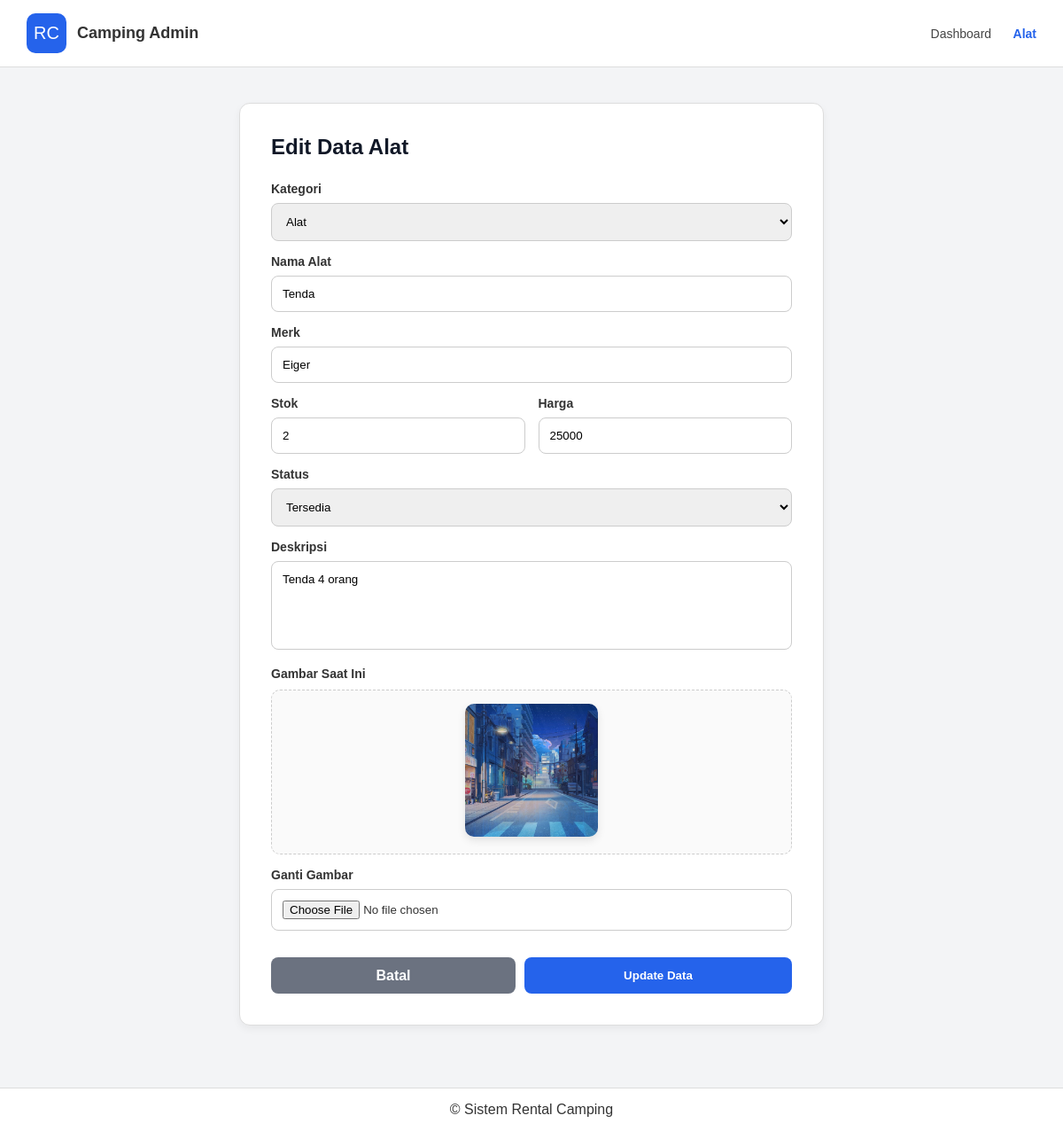
Page /index.php/admin/alat/edit/31 on the committed database.
### tables this page shows
CREATE TABLE `alat` (
  `id_alat` int(11) NOT NULL,
  `id_kategori` int(11) DEFAULT NULL,
  `nama_alat` varchar(100) DEFAULT NULL,
  `merk` varchar(100) DEFAULT NULL,
  `stok` int(11) DEFAULT NULL,
  `harga_sewa` int(11) DEFAULT NULL,
  `gambar` varchar(255) DEFAULT NULL,
  `deskripsi` text,
  `status` enum('Tersedia','Disewa','Belum Tersedia') DEFAULT 'Tersedia'
);

CREATE TABLE `kategori` (
  `id_kategori` int(11) NOT NULL,
  `nama_kategori` varchar(100) DEFAULT NULL
);

### application/controllers/admin/Alat.php (called while the page is built, shortened)
<?php
class Alat extends CI_Controller
{
    public function __construct()
    {
        $this->load->model('Alat_model');
        $this->load->library('form_validation');
    }
    public function edit($id)
    {
        $data['alat'] = $this->Alat_model->getById($id);
        $data['kategori'] = $this->Alat_model->getKategori();
        $this->load->view('admin/edit_alat', $data);
    }
}

### index.php (called while the page is built, shortened)
<?php
require_once BASEPATH.'core/CodeIgniter.php';

### application/models/Alat_model.php (called while the page is built, shortened)
<?php
class Alat_model extends CI_Model
{
    private $table = 'alat';
    public function getById($id)
    {
        return $this->db
            ->get_where($this->table, ['id_alat' => $id])
            ->row();
    }
    public function getKategori()
    {
        return $this->db->get('kategori')->result();
    }
}

### application/views/admin/edit_alat.php (the view, shortened to what this page needs)
<!DOCTYPE html>
<html>
<head>
<link rel="stylesheet" href="<?= base_url('assets/css/admin/edit_alat.css'); ?>">
</head>
<body>
<header>
    <div class="brand">
        <div class="logo">
        RC
        </div>
        <div>
            <h1>Camping Admin</h1>
        </div>
    </div>
    <nav>
        <a href="<?= site_url('admin/dashboard')?>">Dashboard</a>
        <a href="<?= site_url('admin/alat')?>"
        class="active">
        Alat
        </a>
    </nav>
</header>
<div class="container">
<div class="edit-card">
<h2>Edit Data Alat</h2>
<form method="POST"
action="<?= site_url('admin/alat/update/'.$alat->id_alat) ?>"
enctype="multipart/form-data">
<label>Kategori</label>
<select class="input"
name="id_kategori"
required>
<?php foreach($kategori as $k): ?>
<option value="<?= $k->id_kategori?>"
<?= $alat->id_kategori==$k->id_kategori
?'selected':'' ?>>
<?= $k->nama_kategori?>
</option>
<?php endforeach;?>
</select>
<label>Nama Alat</label>
<input
class="input"
type="text"
name="nama_alat"
value="<?= $alat->nama_alat ?>"
required>
<label>Merk</label>
<input
class="input"
type="text"
name="merk"
value="<?= $alat->merk ?>"
required>
<div class="row">
<div>
<label>Stok</label>
<input
class="input"
type="number"
name="stok"
value="<?= $alat->stok ?>"
required>
</div>
<div>
<label>Harga</label>
<input
class="input"
type="number"
name="harga_sewa"
value="<?= $alat->harga_sewa ?>"
required>
</div>
</div>
<label>Status</label>
<select class="input" name="status" required>
<option value="Tersedia"
<?= $alat->status=='Tersedia'?'selected':'' ?>>
Tersedia
</option>
</select>
<label>Deskripsi</label>
<textarea
class="input"
name="deskripsi"><?= $alat->deskripsi ?>
</textarea>
<label>Gambar Saat Ini</label>
<div class="preview-box">
<?php if(!empty($alat->gambar)): ?>
<img src="<?= base_url('assets/image/alat/'.$alat->gambar) ?>">
<?php else: ?>
<p>Tidak ada gambar</p>
<?php endif; ?>
</div>
<label>Ganti Gambar</label>
<input
class="input"
type="file"
name="gambar">
<div class="btn-group">
<a href="<?= site_url('admin/alat')?>"
class="btn-back">
Batal
</a>
<button type="submit">
Update Data
</button>
</div>
</form>
</div>
</div>
<footer class="footer">
© Sistem Rental Camping
</footer>
</body>
</html>

### assets/css/admin/edit_alat.css (style rules this page uses)
* { margin:0; padding:0; box-sizing:border-box; font-family:Arial,sans-serif; }
body { background:#f3f4f6; color:#333; }
header { background:white; padding:15px 30px; display:flex; justify-content:space-between; align-items:center; border-bottom:1px solid #ddd; }
.brand { display:flex; align-items:center; gap:12px; }
.logo { width:45px; height:45px; border-radius:10px; background:#2563eb; display:flex; justify-content:center; align-items:center; font-size:20px; color:white; }
.brand h1 { font-size:18px; }
nav a { text-decoration:none; margin-left:20px; color:#444; font-size:14px; }
.active { color:#2563eb; font-weight:bold; }
.container { max-width:700px; margin:auto; padding:40px 20px; }
.edit-card { background:white; padding:35px; border-radius:12px; border:1px solid #ddd; box-shadow: 0 4px 10px rgba(0,0,0,.05); }
.edit-card h2 { margin-bottom:25px; color:#111827; }
label { display:block; margin-top:15px; margin-bottom:8px; font-size:14px; font-weight:bold; }
.input { width:100%; padding:12px; border:1px solid #ccc; border-radius:8px; outline:none; transition:.3s; }
textarea { height:100px; resize:none; }
.row { display:flex; gap:15px; }
.row div { width:100%; }
.preview-box { margin-top:10px; padding:15px; border:1px dashed #ccc; border-radius:10px; text-align:center; background:#fafafa; }
.preview-box img { width:150px; height:150px; object-fit:cover; border-radius:10px; box-shadow: 0 4px 10px rgba(0,0,0,.1); }
.btn-group { display:flex; gap:10px; margin-top:30px; }
button { flex:1; padding:13px; border:none; border-radius:8px; background:#2563eb; color:white; font-weight:bold; cursor:pointer; transition:.3s; }
.btn-back { flex:1; background:#6b7280; color:white; text-decoration:none; display:flex; align-items:center; justify-content:center; border-radius:8px; font-weight:bold; }
.footer { margin-top:30px; background:white; padding:15px; text-align:center; border-top:1px solid #ddd; }

### rows in the picture
alat: id_kategori "Alat", nama_alat "Tenda", merk "Eiger", stok "2", harga_sewa "25000", status "Tersedia", deskripsi "Tenda 4 orang", gambar (picture)
